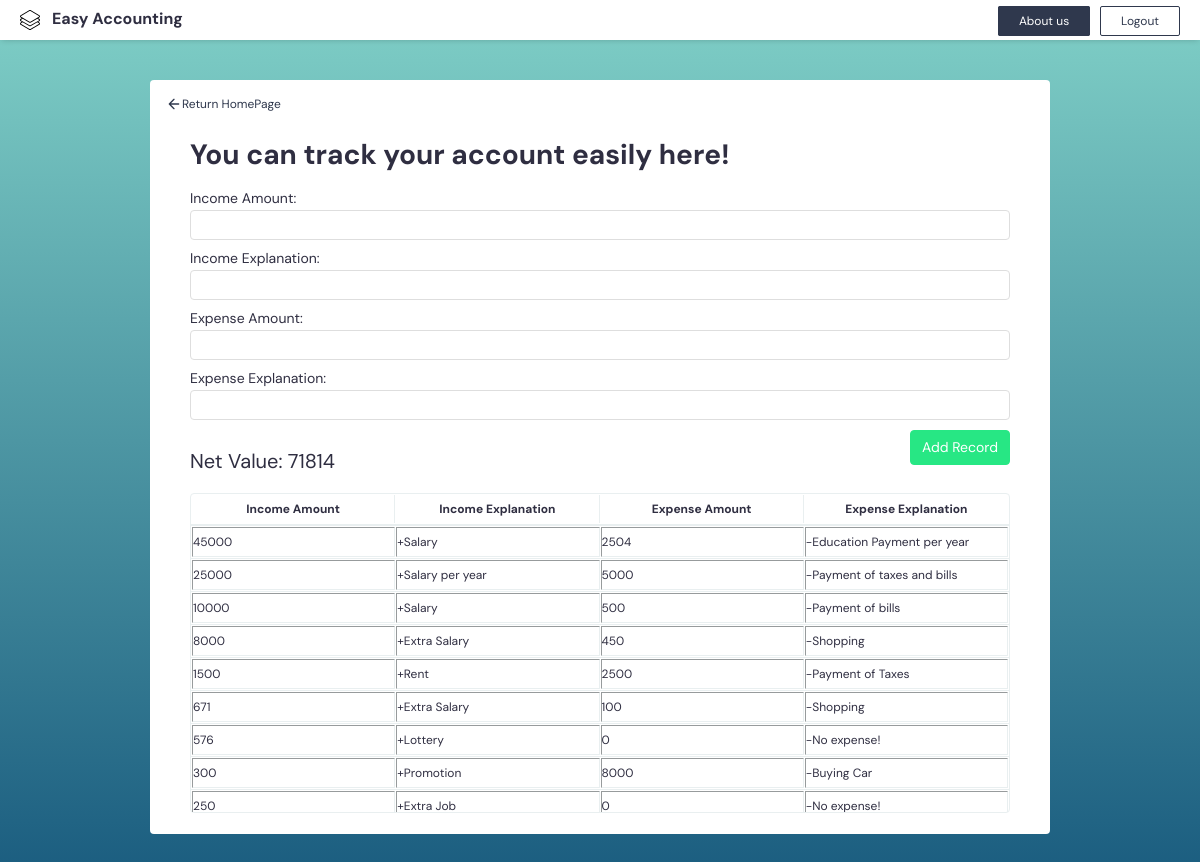
/Income_Expense.php (signed in), run on the app's committed database.
### tables this page shows
CREATE TABLE `balance` (
  `balance_id` int(11) NOT NULL,
  `user_id` int(11) NOT NULL,
  `income_amount` int(255) NOT NULL,
  `income_explanation` varchar(255) NOT NULL,
  `expense_amount` int(255) NOT NULL,
  `expense_explanation` varchar(255) NOT NULL,
  `create_date` datetime NOT NULL DEFAULT current_timestamp()
);

### Income_Expense.php (the view, shortened to what this page needs)
<?php
require "config.php";
$id = $_SESSION["userData"]["user_id"];
$query = "select sum(income_amount)-sum(expense_amount) as net_value from balance Where user_id = '$id'";
$query_result = mysqli_query($con, $query);
while ($row = mysqli_fetch_assoc($query_result)) {
    !empty($row['net_value']) ? $output = "Net Value:" . " " . $row['net_value'] : $output = "Net Value: 0";
}
$query = "select balance.income_amount,balance.income_explanation,balance.expense_amount,balance.expense_explanation,users.username from balance INNER JOIN users ON balance.user_id = users.user_id WHERE balance.user_id = '$id' ORDER BY create_date DESC";
$query_result = mysqli_query($con, $query);
?>
<html>
    <head>
        <link rel="stylesheet" type="text/css" href="./assets/main.css" />
        <link
            rel="stylesheet"
            type="text/css"
            href="https://cdnjs.cloudflare.com/ajax/libs/normalize/8.0.1/normalize.min.css"
        />
    </head>
<body class="income-expense">
        <div class="nav-bar">
            <div class="nav-header">Easy Accounting</div>
            <div class="nav-right">
                <a class="nav-link" href="About_us.php">About us</a>
                <a class="logout-btn" href="Logout.php">Logout</a>
            </div>
        </div>
        <div class="page-content">
        <a class="home-link" href="Home.php">
            <span>
                <svg xmlns="http://www.w3.org/2000/svg" viewBox="0 0 24 24" fill="none" stroke="currentColor" stroke-width="2" stroke-linecap="round" stroke-linejoin="round" class="feather feather-arrow-left"><path d="M19 12H5M12 19l-7-7 7-7"/></svg>
            </span>
            Return HomePage
        </a>
        <table width="600" border="1" cellpaddin="1" cellspacing="1">
            <tr>
                <th>Income Amount</th>
                <th>Income Explanation</th>
                <th>Expense Amount</th>
                <th>Expense Explanation</th>
            <tr>
            <h1>You can track your account easily here!</h1>
            <form action="Income_Expense_Form.php" method="post">
                <div class="form-group">
                    <label>Income Amount:</label>
                    <input type="text" name="income_amount" required>
                </div>
                <div class="form-group">
                    <label>Income Explanation:</label>
                    <input type="text" name="income_explanation" required>
                </div>
                <div class="form-group">
                    <label>Expense Amount:</label>
                    <input type="text" name="expense_amount" required>
                </div>
                <div class="form-group">
                    <label>Expense Explanation:</label>
                    <input type="text" name="expense_explanation" required>
                </div>
                <button class="btn-record" type="submit">Add Record</button>
                <div class="net-value">
                    <?php
                    echo $output;
                    ?>
                </div>
            </form>
            <?php
               while ($row = mysqli_fetch_assoc($query_result)) {
                echo "<tr>";
                echo "<td>" . $row ['income_amount'] . "</td>";
                echo "<td>" . $row ['income_explanation'] . "</td>";
                echo "<td>" . $row ['expense_amount'] . "</td>";
                echo "<td>" . $row ['expense_explanation'] . "</td>";
                echo "</tr>";
            }
            ?>
        </div>
</body>
</html>

### assets/main.css (style rules this page uses)
* { -webkit-box-sizing: border-box; box-sizing: border-box; }
:root { font-size: 14px; font-family: 'DM Sans', sans-serif; -webkit-font-smoothing: antialiased; -moz-osx-font-smoothing: grayscale; color: #2f2e41; }
body { width: 100%; height: 100vh; margin: 0; background-image: -webkit-gradient(linear, left bottom, left top, from(#13547a), to(#80d0c7)); background-image: linear-gradient(0deg, #13547a 0%, #80d0c7 100%); background-repeat: no-repeat; overflow: hidden; display: -webkit-box; display: -ms-flexbox; display: flex; -webkit-box-orient: vertical; -webkit-box-direction: normal; -ms-flex-direction: column; flex-direction: column; }
.page-content { position: relative; background-color: #fff; border-radius: 4px; max-width: 900px; width: 100%; height: auto; max-height: 80vh; margin: 40px auto; padding: 40px; overflow-y: auto; overflow-x: hidden; }
form { padding: 30px 30px 30px 0; width: 50%; }
.form-group input { border: 1px solid #DEDEDE; border-radius: 4px; padding: 6px; -webkit-transition: .3s ease; transition: .3s ease; margin-bottom: 10px; width: 100%; }
.form-group label { display: block; margin-bottom: 4px; }
.nav-bar { display: -webkit-box; display: -ms-flexbox; display: flex; -webkit-box-pack: justify; -ms-flex-pack: justify; justify-content: space-between; -webkit-box-align: center; -ms-flex-align: center; align-items: center; width: 100%; background: #fff; padding: 10px 20px; -webkit-box-shadow: 0 2px 6px -2px rgba(0, 0, 0, 0.2); box-shadow: 0 2px 6px -2px rgba(0, 0, 0, 0.2); }
.nav-header { font-size: 16px; font-weight: 700; }
.nav-header:before { content: ''; display: inline-block; background-repeat: no-repeat; vertical-align: middle; background-size: 20px; width: 20px; height: 20px; margin-right: 12px; left: 0; }
.net-value { display: block; margin: 20px 0; font-size: 20px; }
.btn-record, .page-link { float: right; border: 1px solid #27E784; background-color: #27E784; color: #fff; padding: 8px; cursor: pointer; border-radius: 4px; min-width: 100px; }
.nav-bar a { text-decoration: none; font-size: 12px; padding: 6px 20px; -webkit-transition: .2s ease-in; transition: .2s ease-in; border-radius: 2px; border: 1px solid #2f384d; }
.nav-bar a:not(:last-child) { margin: 0 6px; }
.nav-link { background-color: #2f384d; color: #fff; -webkit-transition: .2s ease-in; transition: .2s ease-in; }
.home-link { position: absolute; text-decoration: none; color: #2f384d; font-size: 12px; display: -webkit-box; display: -ms-flexbox; display: flex; -webkit-box-align: center; -ms-flex-align: center; align-items: center; line-height: 16px; top: 16px; left: 16px; }
.home-link span { width: 16px; height: 16px; }
.home-link svg { width: 16px; height: 16px; }
.logout-btn { padding: 6px 20px; color: #2f384d; -webkit-transition: .2s ease-in; transition: .2s ease-in; border-radius: 2px; }
th, td { padding: 6px 0; }
table { width: 100%; border: 1px solid #E9EFF0; border-radius: 4px; display: -webkit-box; display: -ms-flexbox; display: flex; -webkit-box-orient: vertical; -webkit-box-direction: normal; -ms-flex-flow: column; flex-flow: column; height: calc(100% - 60px); width: 100%; font-size: 12px; height: 320px; margin-bottom: 10px; }
table tbody tr { width: 100%; }
table tbody th { width: 40px; }
table thead, table tbody tr { display: table; table-layout: fixed; }
table tbody tr:not(:last-child) { border-bottom: 1px solid #E9EFF0; }
table tbody th { border: none; }
table tbody th:not(:last-child) { border-right: 1px solid #E9EFF0; }
.income-expense .btn-record { margin-bottom: 10px; }

### data on the page
balance: income_amount "45000", income_explanation "+Salary", expense_amount "2504", expense_explanation "-Education Payment per year"
balance: income_amount "25000", income_explanation "+Salary per year", expense_amount "5000", expense_explanation "-Payment of taxes and bills"
balance: income_amount "10000", income_explanation "+Salary", expense_amount "500", expense_explanation "-Payment of bills"
balance: income_amount "8000", income_explanation "+Extra Salary", expense_amount "450", expense_explanation "-Shopping"
balance: income_amount "1500", income_explanation "+Rent", expense_amount "2500", expense_explanation "-Payment of Taxes"
balance: income_amount "671", income_explanation "+Extra Salary", expense_amount "100", expense_explanation "-Shopping"
balance: income_amount "576", income_explanation "+Lottery", expense_amount "0", expense_explanation "-No expense!"
balance: income_amount "300", income_explanation "+Promotion", expense_amount "8000", expense_explanation "-Buying Car"
balance: income_amount "250", income_explanation "+Extra Job", expense_amount "0", expense_explanation "-No expense!"

### other printed values
$output "Net Value: 71814"
